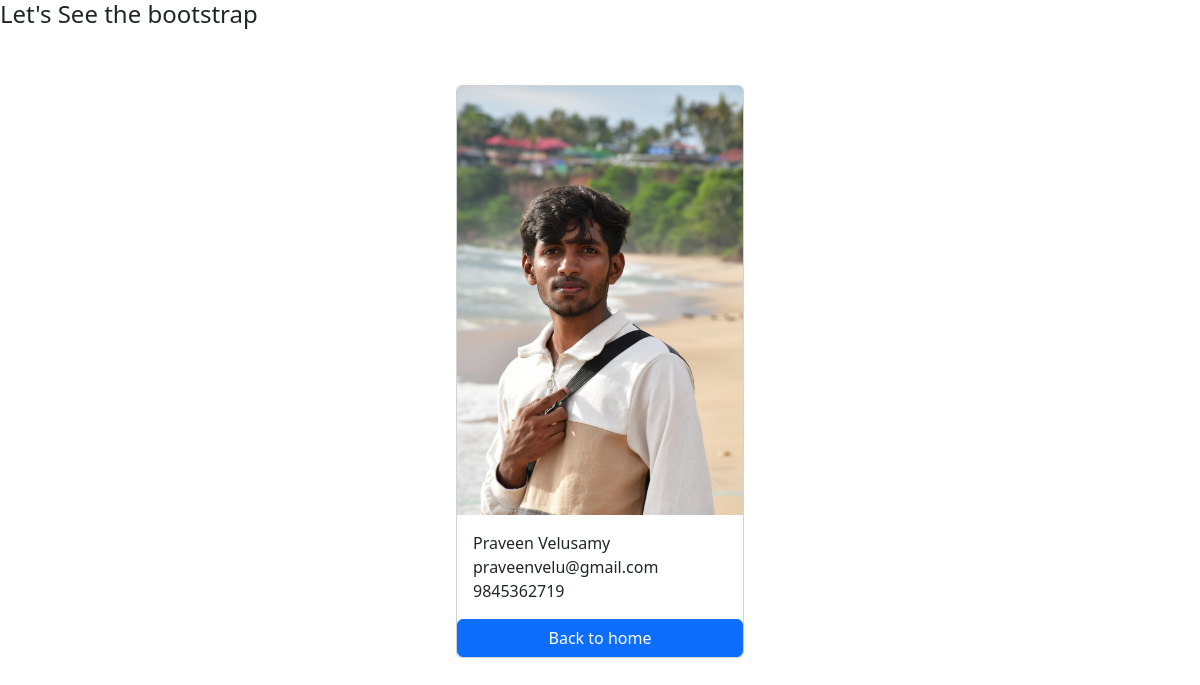
The app's page /customer/1/ with its own data.
### customer/models.py (models this page shows, shortened)
class Customer(models.Model):
    firstName = models.CharField(max_length  = 50)
    lastName = models.CharField(max_length = 50)
    emailID = models.EmailField(max_length = 50,unique = True)
    passWord = models.CharField(max_length = 20)
    photo = models.ImageField(upload_to='images')
    phoneNo = models.CharField(max_length = 10,blank = True)
    userCreatedAt = models.DateTimeField(auto_now_add = True)
    userUpdatedAt = models.DateTimeField(auto_now = True)

### customer/views.py (the view)
# urls.py: path('<int:pk>/', views.customer_details, name='customer_details'),
def customer_details(request, pk):
    customer = get_object_or_404(Customer, pk=pk)
    context = {
        'customer' : customer,
    }
    return render(request, 'customer_details.html', context)

### templates/customer_details.html (shortened to what this page needs)
{% load static %}
<!DOCTYPE html>
<html lang="en">
<head>
    <link href="https://cdn.jsdelivr.net/npm/bootstrap@5.3.3/dist/css/bootstrap.min.css" rel="stylesheet">
  </head>
<body>
    <h4>Let's See the bootstrap</h4>
    <div class="container pt-5">
        <div class="card mx-auto" style="width: 18rem;">
        <img class="card-img-top" src="{{ customer.photo.url }}" alt="Card image cap">
        <div class="card-body">
          <p class="card-text m-0">{{customer.firstName }} {{customer.lastName}}</p>
          <p class="card-text m-0">{{customer.emailID }}</p>
          <p class="card-text m-0">{{customer.phoneNo }}</p>
        </div>
        <a href="{% url 'home' %}" class="btn btn-primary">Back to home</a>
        </div>
    </div>
</body>
</html>

### records on screen
Customer: photo (picture), firstName "Praveen", lastName "Velusamy", emailID "praveenvelu@gmail.com", phoneNo "9845362719"
